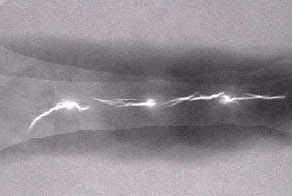
#> input picture lab/lab4/region_bright.jpg, 292 x 196 px
$ python 4-C-2.py
#> lines starting #> are read from the running program, lines starting #| are printed output that depends on the picture; after the words box and inside, x2 and y2 are one past the last pixel; in counts of white or black regions, pixels touching at a corner belong together
import cv2
import numpy as np

# 读取图像
img = cv2.imread('region_bright.jpg')
#> img is the input picture: shape (196, 292, 3); mean B, G, R 144.4, 140.4, 145.4
img = cv2.cvtColor(img, cv2.COLOR_BGR2GRAY)
#> img: shape (196, 292)

# 使用一个简单的阈值来搜索所有亮点
brightest = 210
_, bright_regions = cv2.threshold(img, brightest, 255, cv2.THRESH_BINARY)
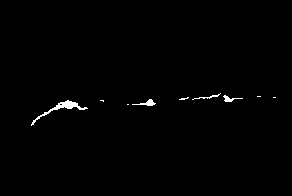
#> bright_regions: shape (196, 292); 0.73% white; 9 white regions (5 under 20 px), largest, box (x1, y1, x2, y2) and area: (31, 100, 88, 126) 228, (132, 99, 156, 106) 67, (223, 95, 243, 102) 53, (192, 93, 221, 100) 43

cv2.imshow('Bright Region', bright_regions)

# 获取所有亮点的坐标
bright_points = np.where(bright_regions > 0)
#> bright_points = 420 positions, rows 93 to 125, columns 31 to 275
rows, cols = bright_points
#> rows = 420 values from 93 to 125; cols = 420 values, max 275 at index 51, min 31 at index 416, mean 119.5
size = rows.shape[0]
#> size = 420

# 漫水填充
h, w = img.shape[:2]
#> h = 196; w = 292
mask = np.zeros((h+2, w+2), np.uint8)
flooded = img.copy()
for i in range(size):
    col, row = cols[i], rows[i]
    if mask[row+1, col+1] == 0:
        cv2.floodFill(flooded, mask, (col, row), 0, 3, 3)
#> this loop made 420 passes
#> (col, row) on passes 1 to 3: (220, 93), (218, 94), (219, 94)
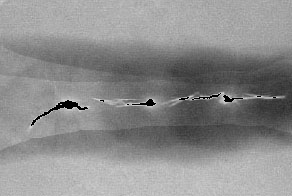
#> flooded: shape (196, 292); min 0, max 210, mean 140.6

# 应用二值化将分割区域变为白色
_, flooded = cv2.threshold(flooded, 1, 255, cv2.THRESH_BINARY_INV)

# 计算分割区域的宽度和高度
x,y,w,h = cv2.boundingRect(flooded)
#> x = 31; y = 93; w = 245; h = 33
crack_width = w
#> crack_width = 245
crack_height = h
#> crack_height = 33

print(f'Crack Width: {crack_width} pixels')
#| Crack Width: 245 pixels
print(f'Crack Height: {crack_height} pixels')
#| Crack Height: 33 pixels

brcnt = np.array([
    [[x,y]],
    [[x+w, y]],
    [[x+w, y+h]],
    [[x,y+h]]
])
#> brcnt = [[31, 93], [276, 93], [276, 126], [31, 126]]
cv2.drawContours(img, [brcnt], -1, 0, 2)
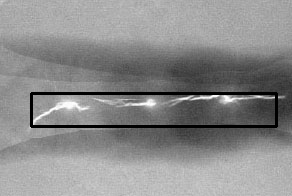
#> img: shape (196, 292); min 0, max 254, mean 139

cv2.imshow('Image', img)
cv2.imshow('FloodFilled Crack', flooded)

cv2.waitKey(0)
cv2.destroyAllWindows()

$ run again, with lab/lab4/Flower.png saved as lab/lab4/region_bright.jpg
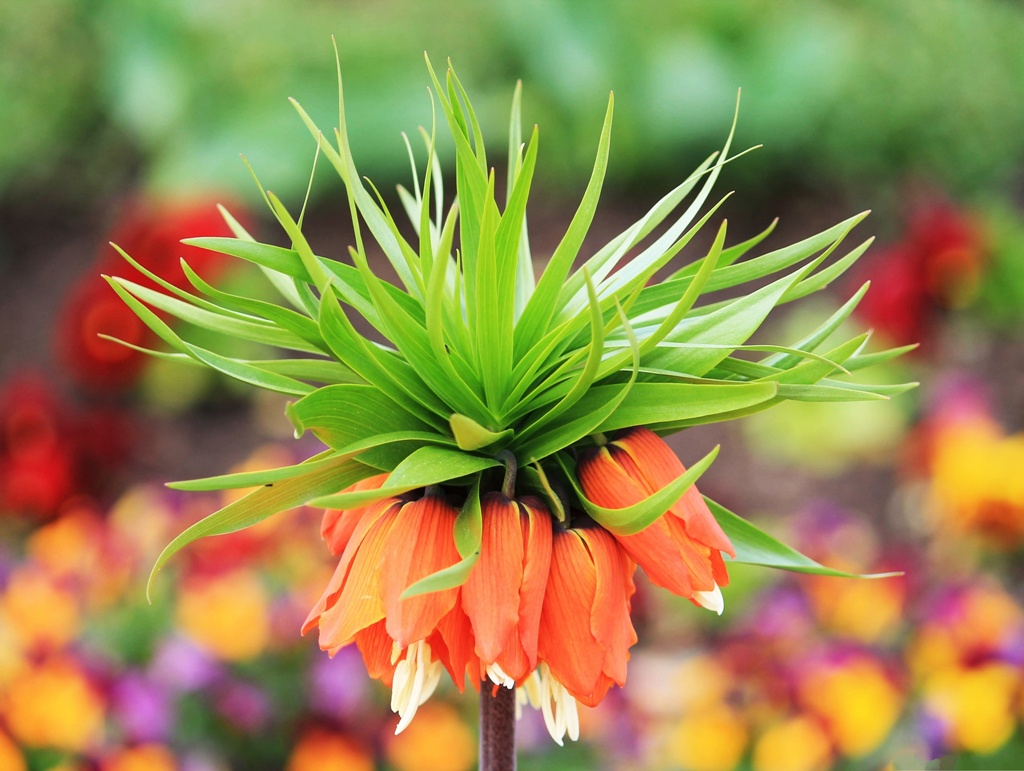
#> input picture lab/lab4/Flower.png, 1024 x 771 px
#> img is the input picture: shape (771, 1024, 3); mean B, G, R 77, 136.4, 151
#> `_, bright_regions = cv2.threshold(img, brightest, 255, cv2.THRESH_BINA..`:
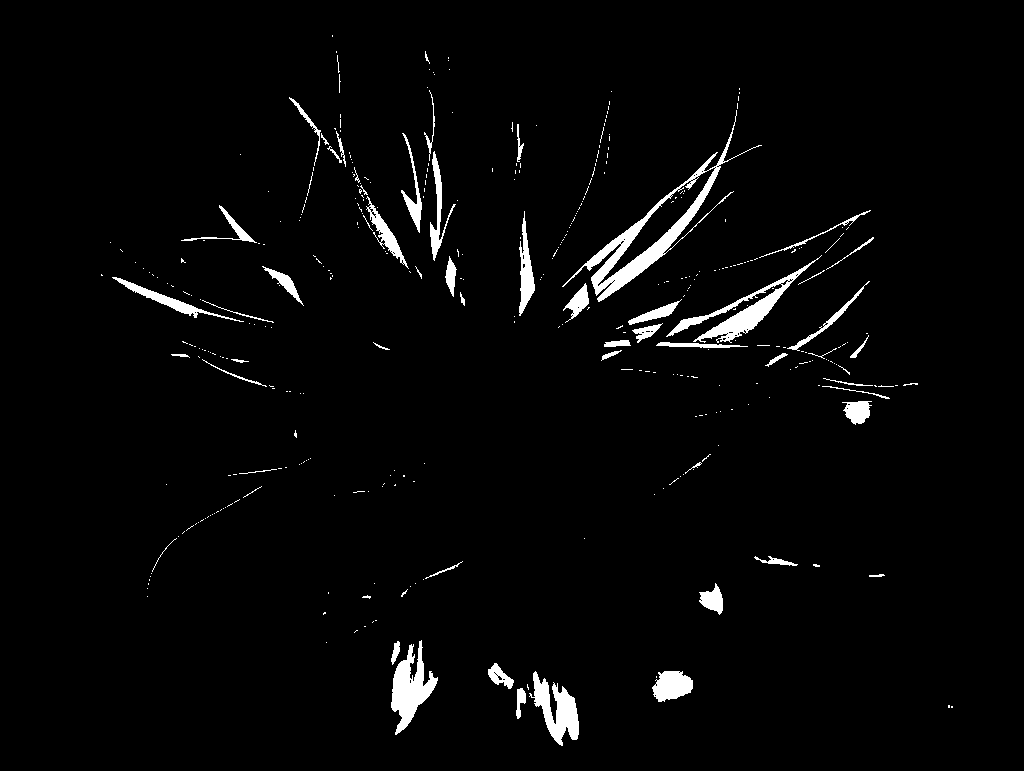
#> bright_regions: shape (771, 1024); 2.8% white; 389 white regions (330 under 20 px), largest, box (x1, y1, x2, y2) and area: (562, 110, 762, 302) 3897, (666, 255, 822, 343) 2234, (391, 640, 438, 735) 1982
#> bright_points = 22002 positions, rows 35 to 745, columns 101 to 952
#> the loop `for i in range(size):` made 22002 passes
#> (col, row) on passes 1 to 3: (332, 35), (332, 36), (336, 51)
#> x = 0
#> crack_width = 1024
#> crack_height = 771
#| Crack Width: 1024 pixels
#| Crack Height: 771 pixels
#> brcnt = [[0, 0], [1024, 0], [1024, 771], [0, 771]]
#> `cv2.drawContours(img, [brcnt], -1, 0, 2)`:
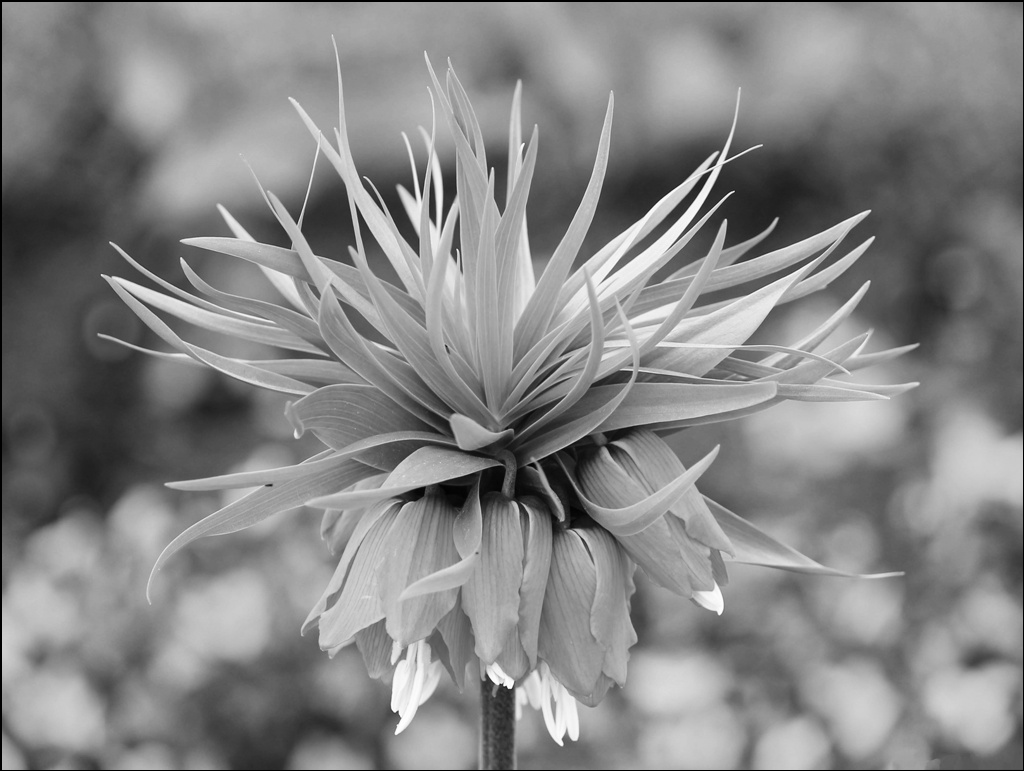
#> img: shape (771, 1024); min 0, max 255, mean 133.1

$ run again, with lab/lab4/building.png saved as lab/lab4/region_bright.jpg
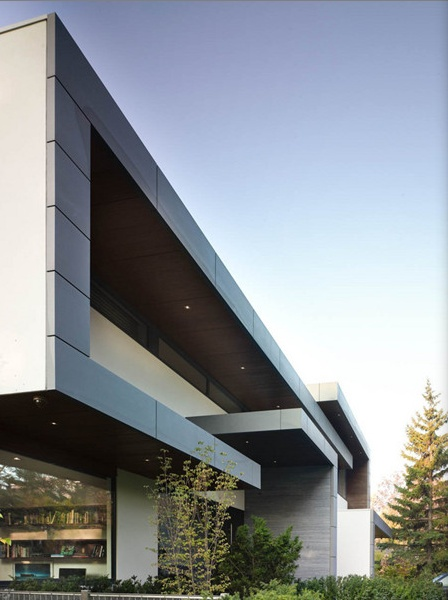
#> input picture lab/lab4/building.png, 448 x 600 px
#> img is the input picture: shape (600, 448, 3); mean B, G, R 148.6, 143.9, 138.7
#> `_, bright_regions = cv2.threshold(img, brightest, 255, cv2.THRESH_BINA..`:
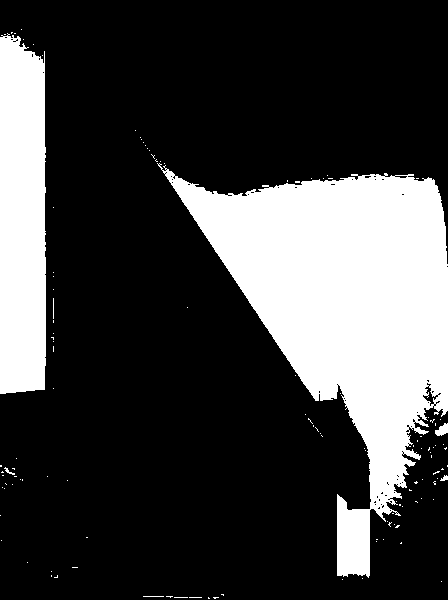
#> bright_regions: shape (600, 448); 25.4% white; 122 white regions (115 under 20 px), largest, box (x1, y1, x2, y2) and area: (157, 163, 448, 578) 52018, (0, 33, 46, 394) 15721, (435, 423, 448, 436) 109
#> bright_points = 68258 positions, rows 29 to 598, columns 0 to 447
#> the loop `for i in range(size):` made 68258 passes
#> (col, row) on passes 1 to 3: (21, 29), (11, 32), (12, 32)
#> `x,y,w,h = cv2.boundingRect(flooded)`: x = 0; h = 599
#> crack_width = 448
#> crack_height = 599
#| Crack Width: 448 pixels
#| Crack Height: 599 pixels
#> brcnt = [[0, 0], [448, 0], [448, 599], [0, 599]]
#> `cv2.drawContours(img, [brcnt], -1, 0, 2)`:
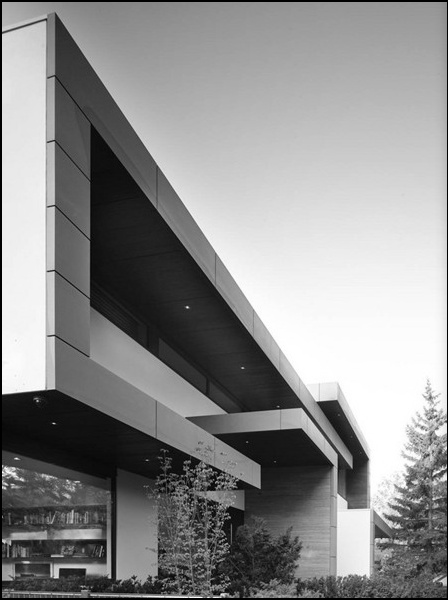
#> img: shape (600, 448); min 0, max 255, mean 141
